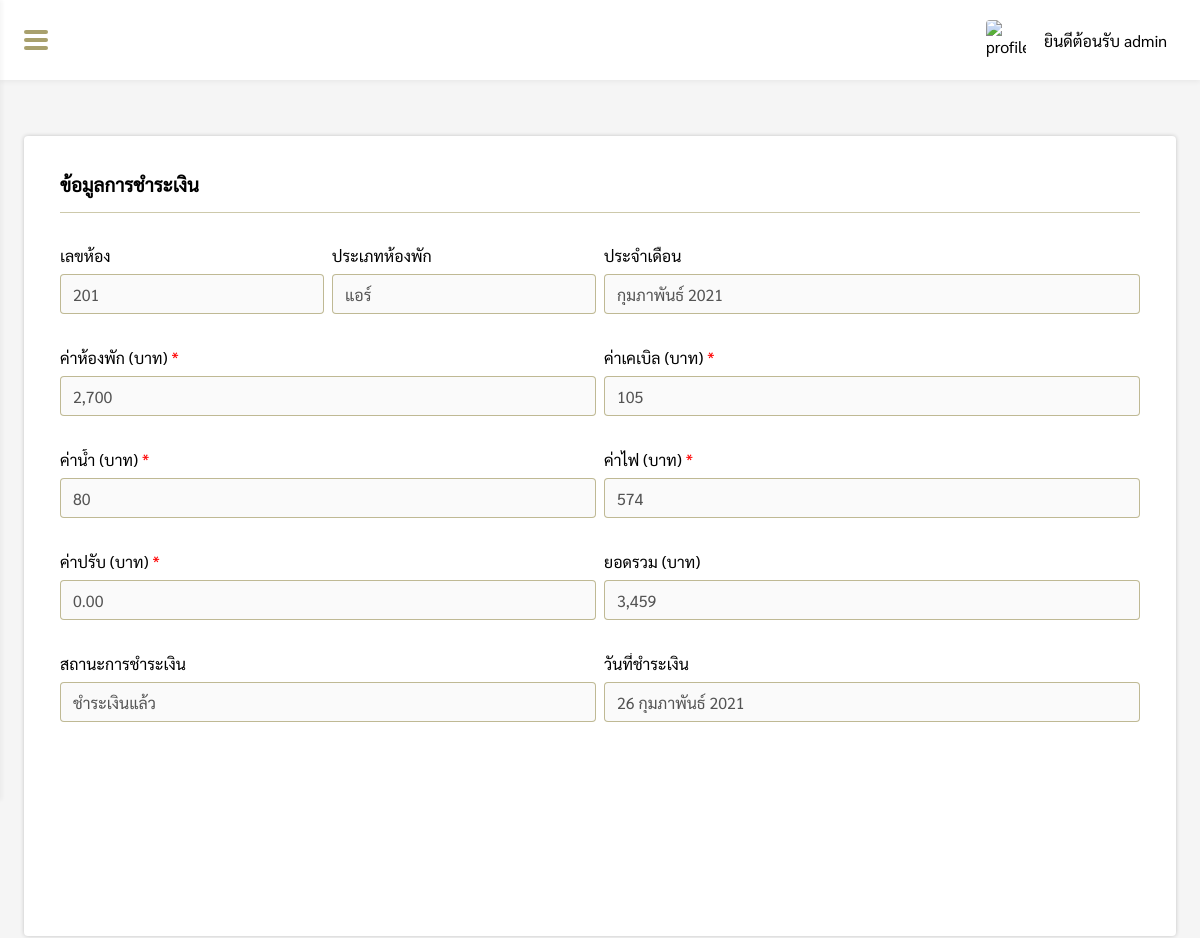
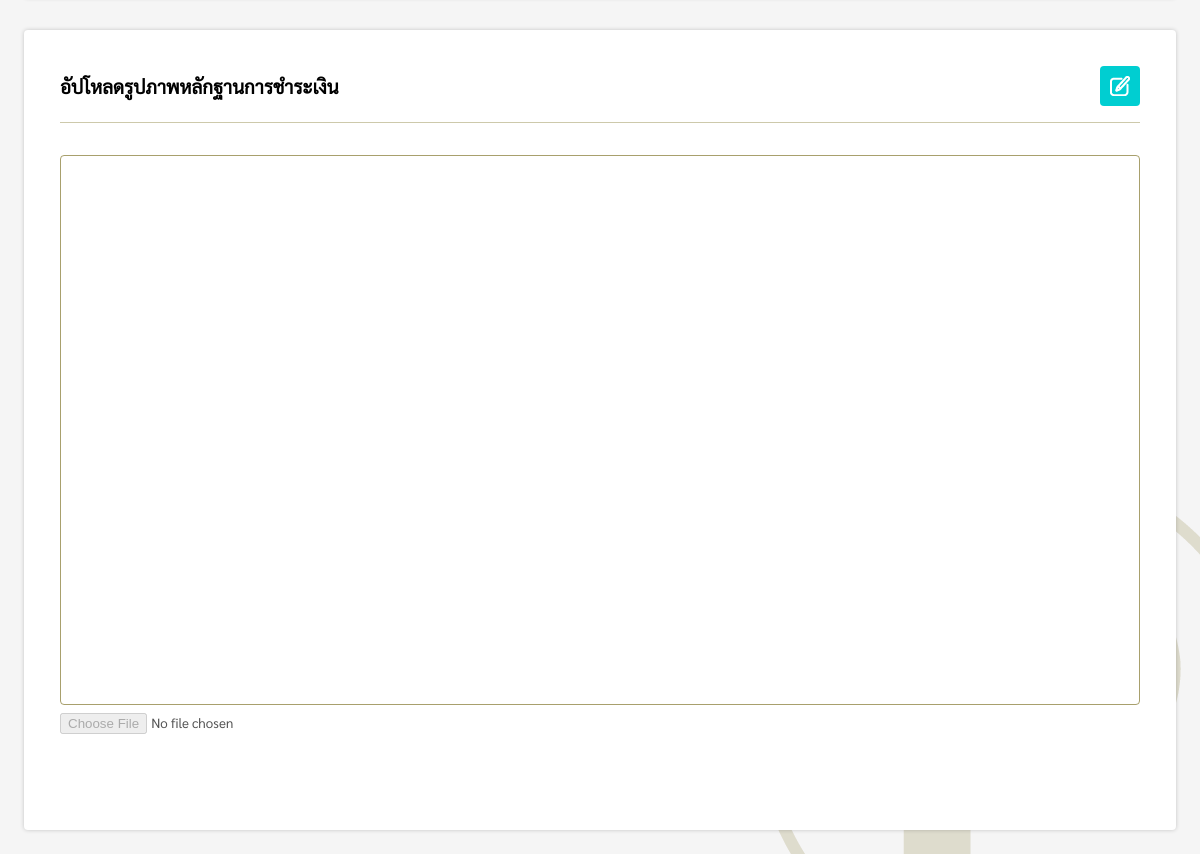
Screenshot of /pages/manage/cost/costDetail.php?cost_id=26 (signed in) with the database file from the repository (2 pictures, top to bottom).
### tables this page shows
CREATE TABLE `cost` (
  `cost_id` int(11) NOT NULL,
  `member_id` int(11) NOT NULL,
  `room_id` varchar(10) NOT NULL,
  `room_type` varchar(20) NOT NULL,
  `member_status` varchar(20) NOT NULL,
  `cost_status` varchar(20) NOT NULL,
  `date` varchar(20) NOT NULL,
  `pay_date` varchar(20) DEFAULT NULL,
  `room_cost` float(11,2) NOT NULL,
  `water_bill` float(11,2) NOT NULL,
  `elec_bill` float(11,2) NOT NULL,
  `cable_charge` float(11,2) NOT NULL,
  `fines` float(11,2) DEFAULT NULL,
  `deposit` float(11,2) DEFAULT NULL,
  `deposit_after` float(11,2) DEFAULT NULL,
  `total` float(11,2) NOT NULL,
  `pay_img` varchar(50) DEFAULT NULL
);

### pages/manage/cost/costDetail.php (the view, shortened to what this page needs)
<?php
if($_SESSION['level'] == 'admin' || $_SESSION['level'] == 'employee' || $_SESSION['level'] == 'guest'){
    include('../../connection.php');
    function DateThai($strDate)
    {
        $strYear = date("Y",strtotime($strDate));
        $strMonth= date("n",strtotime($strDate));
        $strMonthCut = Array("","มกราคม", "กุมภาพันธ์", "มีนาคม","เมษายน", "พฤษภาคม", "มิถุนายน", "กรกฎาคม","สิงหาคม", "กันยายน", "ตุลาคม", "พฤศจิกายน", "ธันวาคม");
        $strMonthThai=$strMonthCut[$strMonth];
        return "$strMonthThai $strYear";
    }
    function DateThai2($strDate)
    {
        $strYear = date("Y",strtotime($strDate));
        $strMonth= date("n",strtotime($strDate));
        $strDay= date("d",strtotime($strDate));
        $strMonthCut = Array("","มกราคม", "กุมภาพันธ์", "มีนาคม","เมษายน", "พฤษภาคม", "มิถุนายน", "กรกฎาคม","สิงหาคม", "กันยายน", "ตุลาคม", "พฤศจิกายน", "ธันวาคม");
        $strMonthThai=$strMonthCut[$strMonth];
        return "$strDay $strMonthThai $strYear";
    }
    $cost_id = $_REQUEST["cost_id"];
    if($_SESSION["level"] == "admin" || $_SESSION["level"] == "employee"){
        $sql = "SELECT * FROM cost WHERE cost_id = $cost_id";
    }else if($_SESSION["level"] == "guest"){
        $sql = "SELECT * FROM cost WHERE cost_id = $cost_id AND member_id = ".$_SESSION["member_id"];
    }
    $result = mysqli_query($conn, $sql)or die ("Error in query: $sql " . mysqli_error());
    $row = mysqli_fetch_array($result);
    if($row != null){
        extract($row);
    }
?>
<!DOCTYPE html>
<html lang="en">
<head>
    <link rel="stylesheet" href="../../../css/costDetail.css">
    <link rel="stylesheet" href="../../../css/my-style.css">
    <link rel="stylesheet" href="../../../css/navbar.css">
</head>
<body>
    <?php include('../../../components/sidebar.php'); ?>
    <?php
    if($row != null){
    ?>
    <div class="box">
        <div id="box-padding" style="padding:24px;display:grid;grid-template-columns: 1fr 1fr;column-gap:16px;">
            <div id="c">
                <div class="costDetail-box" id="c_detail">
                    <form action="function/editcost.php?cost_id=<?php echo $cost_id; ?>" method="POST">
                        <div style="display:flex;justify-content:space-between;align-items:center;">
                            <h3>ข้อมูลการชำระเงิน</h3>
                        </div>
                        <div class="hr"></div>
                        <?php
                        if($deposit == 0 && $deposit_after == null){
                        ?>
                        <div class="grid-container">
                            <div class="room_id">
                                <p>เลขห้อง</p>
                                <input type="text" id="room_id" value="<?php echo $room_id; ?>" disabled>
                            </div>
                            <div class="room_type">
                                <p>ประเภทห้องพัก</p>
                                <input type="text" id="room_type" value="<?php echo $room_type; ?>" disabled>
                            </div>
                            <div class="date">
                                <p>ประจำเดือน</p>
                                <input type="text" id="cost_date" value="<?php echo DateThai($date); ?>" disabled>
                            </div>
                            <div class="room_cost">
                                <p>ค่าห้องพัก (บาท)<label style="color:red;"> *</label></p>
                                <input type="text" id="room_price" name="room_price" value="<?php echo number_format($room_cost); ?>"
                                    disabled>
                            </div>
                            <div class="cable_charge">
                                <p>ค่าเคเบิล (บาท)<label style="color:red;"> *</label></p>
                                <input type="text" id="cable_price" name="cable_price"
                                    value="<?php echo number_format($cable_charge); ?>" disabled>
                            </div>
                            <div class="water_bill">
                                <p>ค่าน้ำ (บาท)<label style="color:red;"> *</label></p>
                                <input type="text" id="water_price" name="water_price"
                                    value="<?php echo number_format($water_bill); ?>" disabled>
                            </div>
                            <div class="elec_bill">
                                <p>ค่าไฟ (บาท)<label style="color:red;"> *</label></p>
                                <input type="text" id="elec_price" name="elec_price" value="<?php echo number_format($elec_bill); ?>"
                                    disabled>
                            </div>
                            <div class="fines">
                                <p>ค่าปรับ (บาท)<label style="color:red;"> *</label></p>
                                <input type="text" id="fines_price" value="<?php if($fines != null){ echo number_format($fines); }else{ echo number_format(0,2); } ?>" disabled>
                            </div>
                            <div class="total">
                                <p>ยอดรวม (บาท)</p>
                                <input type="text" id="total_price" name="total_price" value="<?php echo number_format($total); ?>"
                                    disabled>
                            </div>
                            <div class="cost_status">
                                <p>สถานะการชำระเงิน</p>
                                <input type="text" id="cost_status" value="<?php echo $cost_status; ?>" disabled>
                            </div>
                            <div class="pay_date">
                                <p>วันที่ชำระเงิน</p>
                                <input type="text" id="pay_date"
                                    value="<?php if(isset($pay_date)){ echo DateThai2($pay_date); } ?>" disabled>
                            </div>
                        </div>
                        <?php
                        }else if($deposit != 0 && $deposit_after == null){
                        ?>
                        <div class="grid-container2">
                            <div class="room_id">
                                <p>เลขห้อง</p>
                                <input type="text" value="<?php echo $room_id; ?>" disabled>
                            </div>
                            <div class="room_type">
                                <p>ประเภทห้องพัก</p>
                                <input type="text" value="<?php echo $room_type; ?>" disabled>
                            </div>
                            <div class="date">
                                <p>ประจำเดือน</p>
                                <input type="text" value="<?php echo DateThai($date); ?>" disabled>
                            </div>
                            <div class="room_cost">
                                <p>ค่าห้องพัก (บาท)</p>
                                <input type="text" value="<?php echo $room_cost; ?>" disabled>
                            </div>
                            <div class="deposit">
                                <p>ค่าประกันหอพัก (บาท)</p>
                                <input type="text" value="<?php echo $deposit; ?>" disabled>
                            </div>
                            <div class="total">
                                <p>ยอดรวม (บาท)</p>
                                <input type="text" value="<?php echo $total; ?>" disabled>
                            </div>
                            <div class="cost_status">
                                <p>สถานะการชำระเงิน</p>
                                <input type="text" value="<?php echo $cost_status; ?>" disabled>
                            </div>
                            <div class="pay_date">
                                <p>วันที่ชำระเงิน</p>
                                <input type="text" value="<?php if(isset($pay_date)){ echo DateThai2($pay_date); } ?>" disabled>
                            </div>
                        </div>
                        <?php
                        }else if($deposit == 0 && $deposit_after != null){
                        ?>
                        <div class="grid-container3">
                            <div class="room_id">
                                <p>เลขห้อง</p>
                                <input type="text" value="<?php echo $room_id; ?>" disabled>
                            </div>
                            <div class="room_type">
                                <p>ประเภทห้องพัก</p>
                                <input type="text" value="<?php echo $room_type; ?>" disabled>
                            </div>
                            <div class="date">
                                <p>ประจำเดือน</p>
                                <input type="text" value="<?php echo DateThai($date); ?>" disabled>
                            </div>
                            <div class="deposit_after">
                                <p>ค่าประกันหอพักหลังจากหักค่าเสียหายแล้ว (บาท)</p>
                                <input type="text" value="<?php echo $deposit_after; ?>" disabled>
                            </div>
                            <div class="cable_charge">
                                <p>ค่าเคเบิล (บาท)</p>
                                <input type="text" value="<?php echo $cable_charge; ?>" disabled>
                            </div>
                            <div class="water_bill">
                                <p>ค่าน้ำ (บาท)</p>
                                <input type="text" value="<?php echo $water_bill; ?>" disabled>
                            </div>
                            <div class="elec_bill">
                                <p>ค่าไฟ (บาท)</p>
                                <input type="text" value="<?php echo $elec_bill; ?>" disabled>
                            </div>
                            <div class="fines">
                                <p>ค่าเสียหาย (บาท)</p>
                                <input type="text" id="fines_price" value="<?php if($fines != null){ echo $fines; }else{ echo number_format(0,2); } ?>" disabled>
                                <h5 id="fines_error" style="color:red;"></h5>
                            </div>
                            <div class="total">
                                <p>ยอดรวม (บาท)</p>
                                <input type="text" value="<?php echo $total; ?>" disabled>
                            </div>
                            <div class="cost_status">
                                <p>สถานะการชำระเงิน</p>
                                <input type="text" value="<?php echo $cost_status; ?>" disabled>
                            </div>
                            <div class="pay_date">
                                <p>วันที่ชำระเงิน</p>
                                <input type="text" value="<?php if(isset($pay_date)){ echo DateThai2($pay_date); } ?>" disabled>
                            </div>
                        </div>
                        <?php } ?>
                    </form>
                </div>
            </div>
            <div id="pay">
                <form id="pay_form" action="function/addImage.php?cost_id=<?php echo $cost_id; ?>" method="POST"
                    enctype="multipart/form-data">
                    <div class="costDetail-box" id="sub-pay">
                        <div style="display:flex;justify-content:space-between;align-items:center;">
                            <h3>อัปโหลดรูปภาพหลักฐานการชำระเงิน</h3>
                            <button type="button" class="edit-btn" id="edit-btn2" title="แก้ไขข้อมูล"></button>
                        </div>
                        <div class="hr"></div>
                        <div class="img-box">
                        </div>
                        <input type="file" id="pay_img" name="pay_img" style="margin-top:8px;" disabled>
                    </div>
                </form>
            </div>
        </div>
    </div>
    <?php } ?>
</body>
</html>
<?php
}else{
   Header("Location: ../../login.php");
}
?>

### css/costDetail.css (style rules this page uses)
* { margin: 0; padding: 0; box-sizing: border-box; font-family: Sarabun; }
.box { padding: 80px 0 0 260px; }
.costDetail-box { width: 100%; min-height: 800px; padding: 36px; border-radius: 4px; background-color: #fff; -webkit-box-shadow: 0px 0px 4px 0px rgba(0, 0, 0, 0.2); -moz-box-shadow: 0px 0px 4px 0px rgba(0, 0, 0, 0.2); box-shadow: 0px 0px 4px 0px rgba(0, 0, 0, 0.2); }
.costDetail-box .edit-btn { width: 40px; height: 40px; border-radius: 4px; border: none; padding: 0; background-image: url(../img/tool/edit-icon.png); background-color: darkturquoise; background-repeat: no-repeat; background-position: center; cursor: pointer; }
.hr { margin: 16px auto 32px auto; border-bottom: 1px solid rgb(131, 120, 47, 0.4); }
.costDetail-box p { text-overflow: ellipsis; display: block; overflow: hidden; white-space: nowrap; }
.grid-container { display: grid; grid-template-columns: 1fr 1fr 1fr 1fr; grid-template-rows: 1fr 1fr 1fr 1fr; gap: 16px 8px; grid-template-areas: "room_id room_type date date" "room_cost room_cost cable_charge cable_charge" "water_bill water_bill elec_bill elec_bill" "fines fines total total" "cost_status cost_status pay_date pay_date"; }
.room_id { grid-area: room_id; height: 86px; }
.room_type { grid-area: room_type; height: 86px; }
.date { grid-area: date; height: 86px; }
.room_cost { grid-area: room_cost; height: 86px; }
.cable_charge { grid-area: cable_charge; height: 86px; }
.water_bill { grid-area: water_bill; height: 86px; }
.elec_bill { grid-area: elec_bill; height: 86px; }
.fines { grid-area: fines; height: 86px; }
.total { grid-area: total; height: 86px; }
.cost_status { grid-area: cost_status; height: 86px; }
.pay_date { grid-area: pay_date; height: 86px; }
.costDetail-box input:not([type=file]) { margin-top: 8px; width: 100%; height: 40px; border-radius: 4px; padding: 0 12px; border: 1px solid rgb(131, 120, 47, 0.5); border-radius: 4px; font-size: 16px; outline: none; transition: 0.3s; }
.costDetail-box .img-box { width: 100%; height: 550px; border: 1px solid rgb(131, 120, 47, 0.7); border-radius: 4px; }
@media screen and (max-width: 1599px) { .box { padding: 80px 0 0 calc(100% - 1340px); } }
@media screen and (max-width: 1569px) { .box { padding: 80px 0 0 230px; } }
@media screen and (max-width: 1449px) { .box { padding: 80px 0 0 0; } }
@media screen and (max-width: 1449px) { .costDetail-box { width: 100%; } }
@media screen and (max-width: 1200px) { #box-padding { display: block !important; } }
@media screen and (max-width: 1200px) { .costDetail-box { margin-top: 32px; } }

### css/navbar.css (style rules this page uses)
* { margin: 0; padding: 0; box-sizing: border-box; font-family: Sarabun; }
body { width: 100%; min-height: 100vh; background: url(../img/tool/submain-banner.png) #f5f5f5 no-repeat bottom right; }

### rows the page displays
cost: room "201", room_type "แอร์", date "กุมภาพันธ์ 2021", room_price "2,700", cable_price "105", water_price "80", elec_price "574", total_price "3,459", cost_status "ชำระเงินแล้ว", pay_date "26 กุมภาพันธ์ 2021"

### other values shown
$_SESSION['name'] "admin"
